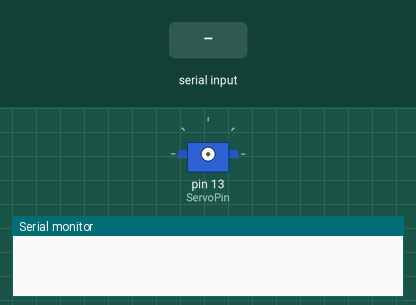
Recording of a sketch running on a simulated Arduino Uno, built with avr-gcc and run on an emulated ATmega328P. On the bench: servo, the last lines printed to the serial monitor. Wiring (inferred from the names in the program): servo: signal pin 13. The inputs (shaded band) are chosen by the test bench. Servo pulses on a pin are drawn as a servo (544–2400 µs = 0–180°).

Above: at 1.2 s.
1.3 s: "90,45\n" received over Serial
2.9 s: "30,150\n" received over Serial
At 4.1 s:
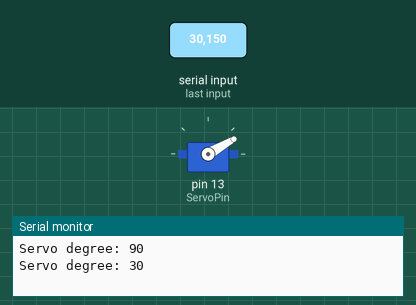
4.4 s: "5\n" received over Serial
At 4.9 s:
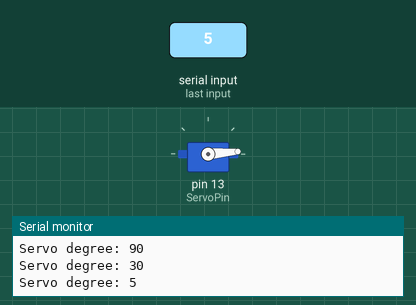
5.9 s: "200\n" received over Serial
At 7.0 s:
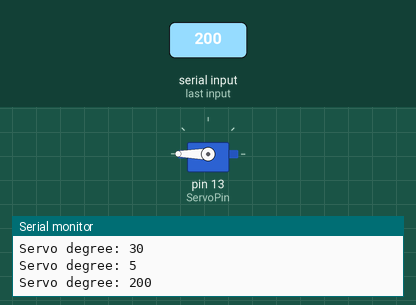
7.4 s: "90\n" received over Serial
At 8.4 s:
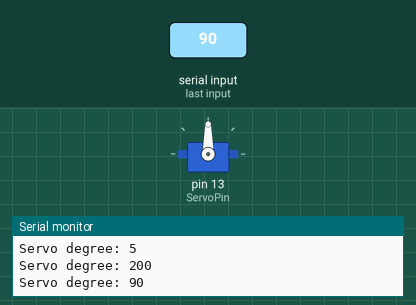
Timing chart, 0 to 9.9 s (numbered marks = the images above; inputs shaded):
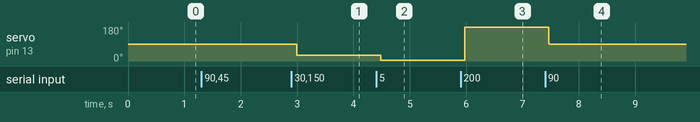

Measured:
- after the input at 2.9 s, servo on pin 13 (ServoPin): 90° → 30° after 0.09 s
- after the input at 4.4 s, servo on pin 13 (ServoPin): 30° → 5° after 0.08 s
- after the input at 5.9 s, servo on pin 13 (ServoPin): 5° → 180° after 0.08 s
- after the input at 7.4 s, servo on pin 13 (ServoPin): 180° → 90° after 0.07 s

The sketch:

ServoTest.ino
```cpp
// (licence header left out)
int ServoPin = 13;
char inByte = 0; //Serial port to receive data
int angle = 0;  //Angle value
String temp = "";//Temporary character variables, or use it for the cache

void setup()
{
    Serial.begin(9600);  //Set the baud rate
    pinMode(ServoPin, OUTPUT);
}

void SetServoDegree(int Angle)
{
   Serial.println(Angle);  //Output data to the serial port for observation
	 for (int i = 0; i < 80; i++) {
		float pulsewidth = (Angle * 11) + 350;
		digitalWrite(ServoPin, HIGH);   //Set the servo interface level to high
		delayMicroseconds(pulsewidth);  //The number of microseconds of the delay pulse width value
		digitalWrite(ServoPin, LOW);    //Set the servo interface level to low
		delayMicroseconds(20000 - pulsewidth);
	}
	delay(1000);
}

void loop()
{
    while (Serial.available() > 0) //Determine whether the serial data
    {
        inByte = Serial.read();//Read data, the serial port can only read 1 character
        temp += inByte;//The characters read into temporary variables inside the cache,
        //Continue to determine the serial port there is no data, know all the data read out
    }
    // Determine whether the temporary variable is empty
    if (temp != "") {
        angle = temp.toInt();    //Convert variable string type to integer
        Serial.print("Servo degree: ");
        SetServoDegree(angle);  //Control the servo to rotate the corresponding angle.
     }
     temp = "";//Please see temporary variables
     delay(100);//Delayed 100 milliseconds
}
```
